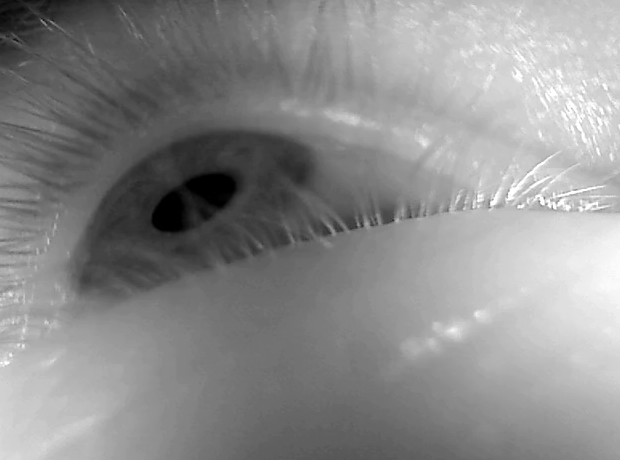
%> input picture 0-eye.png, 620 x 460 px
$ octave test.m   (GNU Octave 9; MATLAB toolbox functions it lacks are replaced by stand-ins)
%> lines starting %> are read from the running program, lines starting %| are printed output that depends on the picture; in (x1, y1, x2, y2) boxes, pixels count from 0 and x2, y2 are one past the last pixel; in counts of white or black regions, pixels touching at a corner belong together; the program's own positions count from 1
clc,clear, close all
img = imread('p1-left/frames/0-eye.png');
%> img is the input picture: size 460x620x3 uint8; min 0, max 255, mean 139.6
img = im2double(rgb2gray(img));
%> img: size 460x620 double

% Step 1
radii = 60;% feature radius r

% [15 lines of commented-out code are left out]
haar = haar_like_feature(radii);
C = conv2(img,haar,'same');
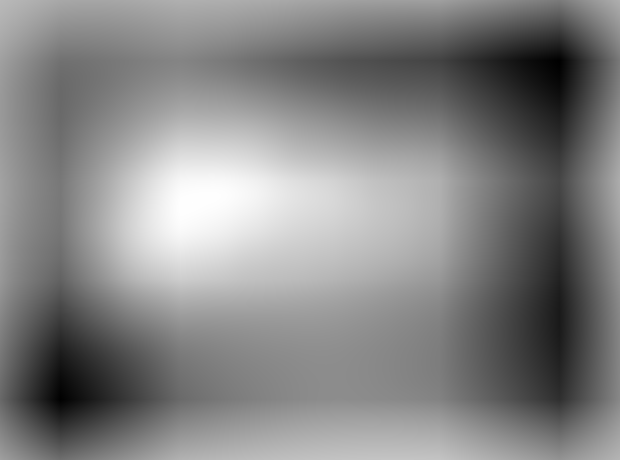
%> C: size 460x620 double; min -64621.7, max 29753.3, mean -15508.1; drawn with min black and max white
[~,idx] = max(C(:));
%> idx = 88523
[i_row, i_col] = ind2sub(size(C),idx);% max response index
%> i_row = 203; i_col = 193

% visualize haar_feature response heat map
figure();
subplot(121);imshow(haar);title('a.Haar-like feature');
subplot(122);imshow(img);title('b.Input data');
%> after `title('b.Input data')`:
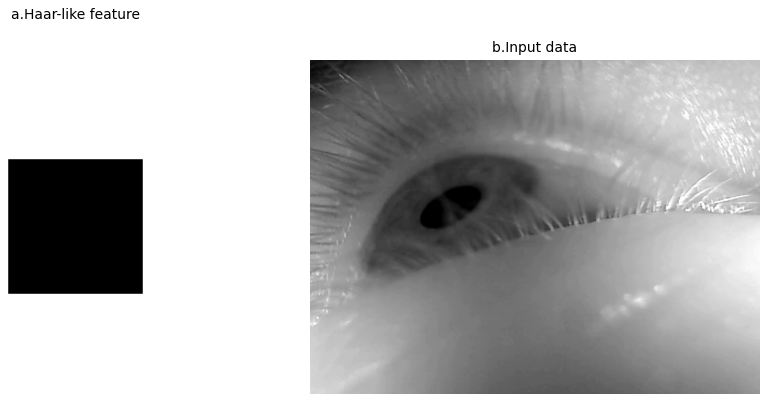
%> figure redrawn from the program's plot data, 2 panels
figure();imagesc(C);colormap('hot');title('c.response heat map');hold on;
rectangle('Position',[i_row-radii,i_col-radii,2*radii,2*radii],'LineWidth',2);
rectangle('Position',[i_row-3*radii,i_col-3*radii,6*radii,6*radii],'LineWidth',2);
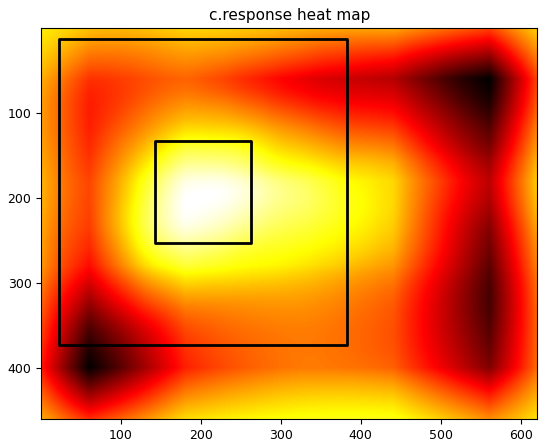
%> figure redrawn from the program's plot data
fprintf('haar feature radius: %d\n',radii);

% crop pupil region
pupil = imcrop(img,[i_row-radii,i_col-radii,2*radii,2*radii]);
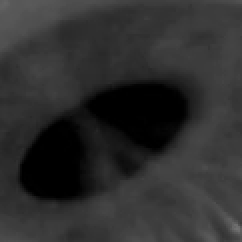
%> pupil: size 121x121 double (shown 2 times larger); min 0, max 0.447, mean 0.182

% Binarize tresholding via k-means
label = kmeans(pupil(:),2);
label = reshape(label,size(pupil));
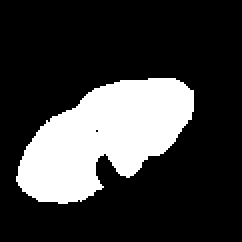
%> label: size 121x121 double (shown 2 times larger); values 1 (black) and 2 (white), 23.2% white; 1 white region, box (x1, y1, x2, y2) and area: (8, 39, 97, 102) 3390
mask = double(label>1);
seg_pupil = mask.*label;
% fix pupil region
se = strel('disk',9);
op_pupil = imclose(seg_pupil,se);
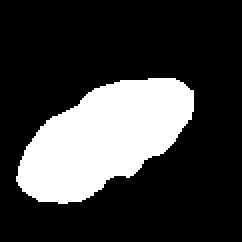
%> op_pupil: size 121x121 double (shown 2 times larger); values 0 (black) and 2 (white), 23.9% white; 1 white region, box (x1, y1, x2, y2) and area: (8, 39, 97, 102) 3505
% find largest connected component & pupil center
CC = bwconncomp(op_pupil);
%> CC = 1 connected component
numPixels = cellfun(@numel,CC.PixelIdxList);
%> numPixels = 3505
[biggest,idx1] = max(numPixels);
%> biggest = 3505; idx1 = 1
mass = zeros(size(seg_pupil));
mass(CC.PixelIdxList{idx1})=1;
center = regionprops(mass, 'Centroid');
%> center = 1 region; Centroid: [52.6 69.7]

figure();
subplot(121);imshow(pupil);title('a.cropped pupil region');
subplot(122);imshow(seg_pupil);title('c.segmented pupil');
figure();histogram(pupil);title('b.intensity histogram');
%> after `title('b.intensity histogram')`:
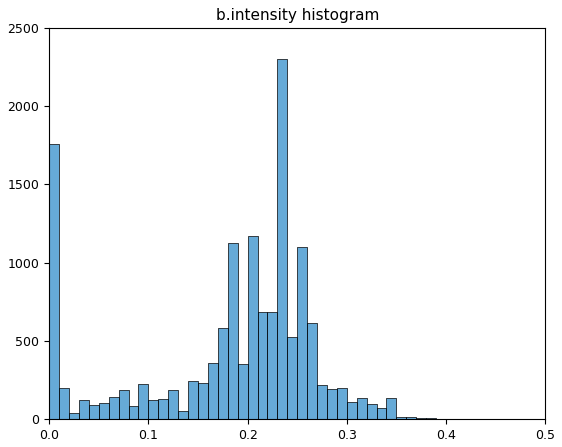
%> figure redrawn from the program's plot data; tallest bar 2299 high, from x = 0.23 to 0.24

figure();
subplot(121);imshow(op_pupil);title('a.Fixed pupil with center');
%> the run ends on the next line
h = drawpoint('Position',center.Centroid); h.Label = 'center';
% [47 lines not run here, left out]
function haar = haar_like_feature(r)
haar = ones(6*r+1,6*r+1);
Nin = (2*r+1)^2;
Nout = (6*r+1)^2-Nin;
haar(2*r+1:4*r+1,2*r+1:4*r+1) = -Nout/Nin;
end
